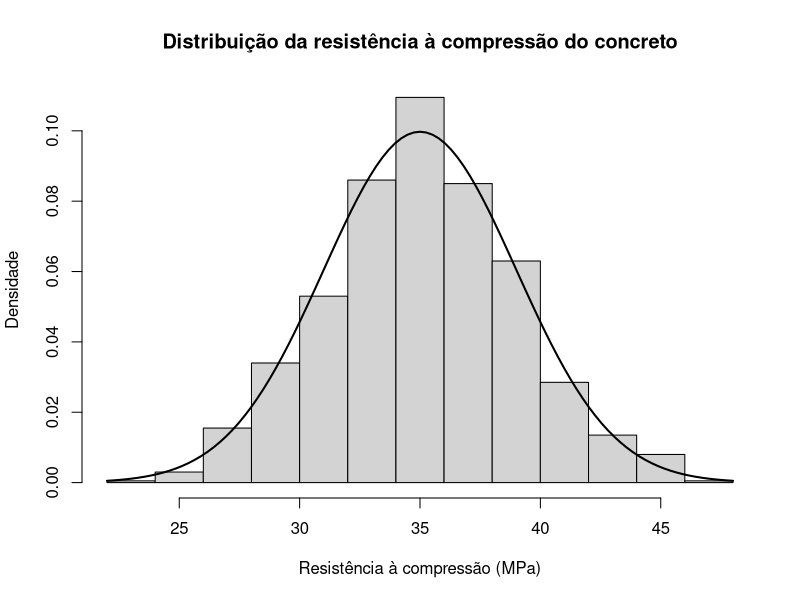
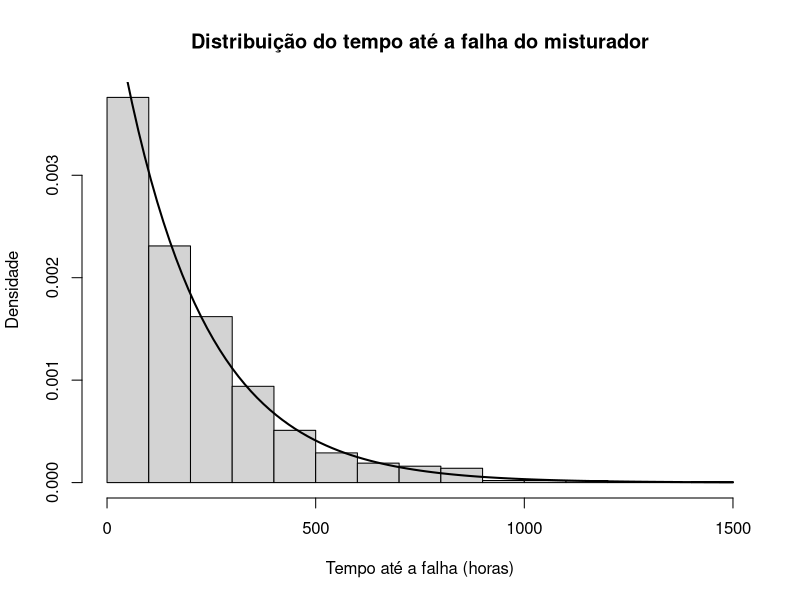
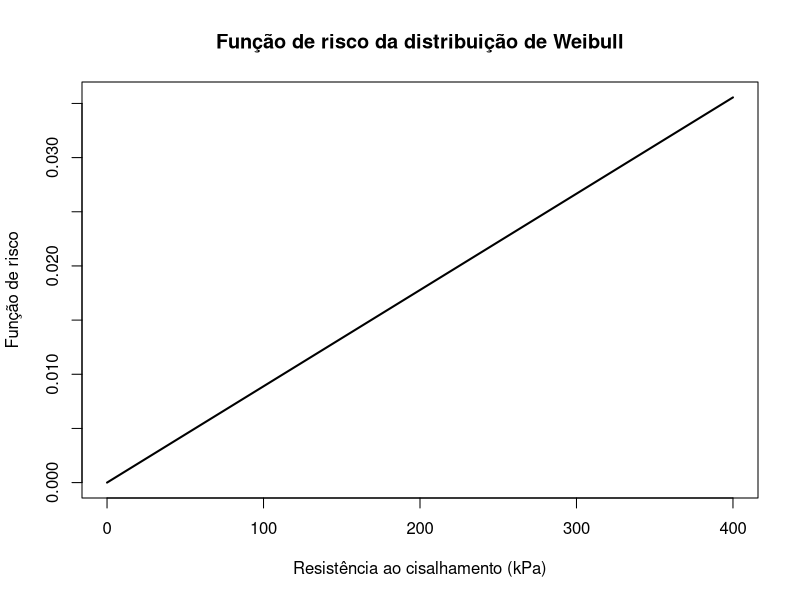
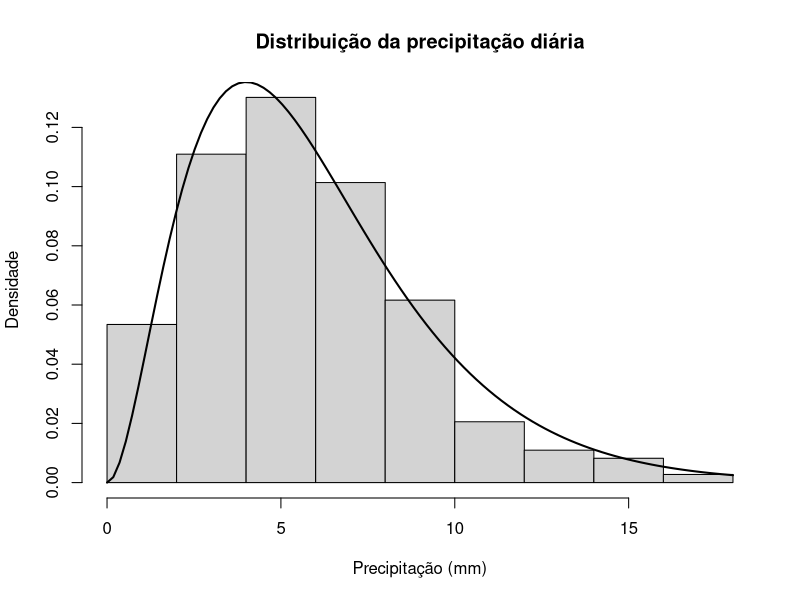

Reproduce these figures in R, in order.
## ---- chunk 1
# a) Probabilidade de a resistência ser inferior a 30 MPa

prob_inferior_30 <- pnorm(
  q = 30,
  mean = 35,
  sd = 4
)


# b) Probabilidade de a resistência estar entre 32 e 38 MPa

prob_32_38 <- pnorm(
  q = 38,
  mean = 35,
  sd = 4
) - pnorm(
  q = 32,
  mean = 35,
  sd = 4
)


# c) Determinação do percentil de 5%

percentil_5 <- qnorm(
  p = 0.05,
  mean = 35,
  sd = 4
)


# d) Probabilidade de a média de 10 amostras ser inferior a 33 MPa

prob_media_33 <- pnorm(
  q = 33,
  mean = 35,
  sd = 4 / sqrt(10)
)


# Organizando os resultados obtidos

resultados_normal <- data.frame(
  Analise = c(
    "Resistência inferior a 30 MPa",
    "Resistência entre 32 e 38 MPa",
    "Percentil de 5%",
    "Média de 10 amostras inferior a 33 MPa"
  ),
  Resultado = c(
    prob_inferior_30 * 100,
    prob_32_38 * 100,
    percentil_5,
    prob_media_33 * 100
  ),
  Unidade = c(
    "%",
    "%",
    "MPa",
    "%"
  )
)


# Apresentando os resultados em formato de tabela

knitr::kable(
  resultados_normal,
  digits = 2,
  col.names = c("Análise", "Resultado", "Unidade"),
  align = "c"
)
## ---- chunk 2
# e) Simulação da distribuição da resistência

# Definindo uma semente para permitir a reprodução dos resultados
set.seed(123)

# Gerando 1.000 valores aleatórios da distribuição Normal
x <- rnorm(
  n = 1000,
  mean = 35,
  sd = 4
)

# Construindo o histograma dos valores simulados
hist(
  x,
  probability = TRUE,
  main = "Distribuição da resistência à compressão do concreto",
  xlab = "Resistência à compressão (MPa)",
  ylab = "Densidade"
)

# Adicionando a curva teórica da distribuição Normal
curve(
  dnorm(x, mean = 35, sd = 4),
  add = TRUE,
  lwd = 2
)
## ---- chunk 3
# a) Probabilidade de nenhuma estaca ser defeituosa

prob_zero <- dbinom(
  x = 0,
  size = 15,
  prob = 0.08
)


# b) Probabilidade de no máximo 2 estacas serem defeituosas

prob_max_2 <- pbinom(
  q = 2,
  size = 15,
  prob = 0.08
)


# c) Probabilidade de 4 ou mais estacas serem defeituosas

prob_4_ou_mais <- 1 - pbinom(
  q = 3,
  size = 15,
  prob = 0.08
)


# d) Esperança e variância do número de estacas defeituosas

esperanca <- 15 * 0.08
variancia <- 15 * 0.08 * (1 - 0.08)


# Organizando os resultados obtidos

resultados_binomial <- data.frame(
  Analise = c(
    "Nenhuma estaca defeituosa",
    "No máximo 2 estacas defeituosas",
    "4 ou mais estacas defeituosas",
    "Esperança",
    "Variância"
  ),
  Resultado = c(
    prob_zero * 100,
    prob_max_2 * 100,
    prob_4_ou_mais * 100,
    esperanca,
    variancia
  ),
  Unidade = c(
    "%",
    "%",
    "%",
    "estaca",
    "estaca²"
  )
)


# Apresentando os resultados em formato de tabela

knitr::kable(
  resultados_binomial,
  digits = 2,
  col.names = c("Análise", "Resultado", "Unidade"),
  align = "c"
)
## ---- chunk 4
# e) Simulação de 500 lotes de estacas

# Definindo uma semente para permitir a reprodução dos resultados
set.seed(123)

# Simulando 500 lotes de 15 estacas
sim <- rbinom(
  n = 500,
  size = 15,
  prob = 0.08
)


# Organizando os resultados simulados e teóricos

tabela_sim <- data.frame(
  "Estacas defeituosas" = 0:15,
  "Frequência simulada" = as.numeric(
    table(factor(sim, levels = 0:15))
  ) / 500,
  "Probabilidade teórica" = dbinom(
    0:15,
    size = 15,
    prob = 0.08
  ),
  check.names = FALSE
)


# Apresentando os resultados em formato de tabela

knitr::kable(
  tabela_sim,
  digits = 4,
  align = "c",
  caption = "Comparação entre as frequências simuladas e as probabilidades teóricas"
)
## ---- chunk 5
# a) Probabilidade de nenhuma fissura em 1 km

prob_zero <- dpois(
  x = 0,
  lambda = 2.5
)


# b) Probabilidade de 3 ou mais fissuras em 1 km

prob_3_ou_mais <- 1 - ppois(
  q = 2,
  lambda = 2.5
)


# c) Probabilidade de ocorrerem entre 1 e 4 fissuras em 1 km

prob_1_4 <- ppois(
  q = 4,
  lambda = 2.5
) - ppois(
  q = 0,
  lambda = 2.5
)


# d) Probabilidade de exatamente 5 fissuras em 2 km

prob_5_fissuras <- dpois(
  x = 5,
  lambda = 5
)


# e) Esperança e variância do número de fissuras

esperanca <- 2.5
variancia <- 2.5


# Organizando os resultados obtidos

resultados_poisson <- data.frame(
  Analise = c(
    "Nenhuma fissura em 1 km",
    "3 ou mais fissuras em 1 km",
    "Entre 1 e 4 fissuras em 1 km",
    "Exatamente 5 fissuras em 2 km",
    "Esperança",
    "Variância"
  ),
  Resultado = c(
    prob_zero * 100,
    prob_3_ou_mais * 100,
    prob_1_4 * 100,
    prob_5_fissuras * 100,
    esperanca,
    variancia
  ),
  Unidade = c(
    "%",
    "%",
    "%",
    "%",
    "fissuras",
    "fissuras²"
  )
)


# Apresentando os resultados em formato de tabela

knitr::kable(
  resultados_poisson,
  digits = 2,
  col.names = c("Análise", "Resultado", "Unidade"),
  align = "c"
)
## ---- chunk 6
# a) Probabilidade de o misturador funcionar por mais de 250 horas

prob_mais_250 <- pexp(
  q = 250,
  rate = 1 / 200,
  lower.tail = FALSE
)


# b) Probabilidade de o misturador falhar antes de 100 horas

prob_menos_100 <- pexp(
  q = 100,
  rate = 1 / 200
)


# c) Determinação da mediana do tempo até a falha

mediana <- qexp(
  p = 0.50,
  rate = 1 / 200
)


# d) Probabilidade de funcionar por pelo menos mais 100 horas,
# considerando que já funcionou durante 150 horas

prob_mais_100 <- pexp(
  q = 100,
  rate = 1 / 200,
  lower.tail = FALSE
)


# Organizando os resultados obtidos

resultados_exponencial <- data.frame(
  Analise = c(
    "Funcionamento superior a 250 horas",
    "Falha antes de 100 horas",
    "Mediana do tempo até a falha",
    "Funcionamento por pelo menos mais 100 horas"
  ),
  Resultado = c(
    prob_mais_250 * 100,
    prob_menos_100 * 100,
    mediana,
    prob_mais_100 * 100
  ),
  Unidade = c(
    "%",
    "%",
    "horas",
    "%"
  )
)


# Apresentando os resultados em formato de tabela

knitr::kable(
  resultados_exponencial,
  digits = 2,
  col.names = c("Análise", "Resultado", "Unidade"),
  align = "c"
)
## ---- chunk 7
# e) Simulação dos tempos até a falha

# Definindo uma semente para permitir a reprodução dos resultados
set.seed(123)

# Gerando 1.000 tempos aleatórios até a falha
tempos <- rexp(
  n = 1000,
  rate = 1 / 200
)

# Construindo o histograma dos valores simulados
hist(
  tempos,
  probability = TRUE,
  main = "Distribuição do tempo até a falha do misturador",
  xlab = "Tempo até a falha (horas)",
  ylab = "Densidade"
)

# Adicionando a curva teórica da distribuição Exponencial
curve(
  dexp(x, rate = 1 / 200),
  add = TRUE,
  lwd = 2
)
## ---- chunk 8
# Definindo os parâmetros da distribuição

forma <- 2
escala <- 150


# a) Probabilidade de a resistência ser inferior a 100 kPa

prob_inferior_100 <- pweibull(
  q = 100,
  shape = forma,
  scale = escala
)


# b) Probabilidade de a resistência estar entre 120 e 200 kPa

prob_120_200 <- pweibull(
  q = 200,
  shape = forma,
  scale = escala
) - pweibull(
  q = 120,
  shape = forma,
  scale = escala
)


# c) Determinação do percentil de 90%

percentil_90 <- qweibull(
  p = 0.90,
  shape = forma,
  scale = escala
)


# d) Média e desvio padrão da resistência

media_weibull <- escala * gamma(
  1 + 1 / forma
)

desvio_weibull <- escala * sqrt(
  gamma(1 + 2 / forma) -
  gamma(1 + 1 / forma)^2
)


# Organizando os resultados obtidos

resultados_weibull <- data.frame(
  Analise = c(
    "Resistência inferior a 100 kPa",
    "Resistência entre 120 e 200 kPa",
    "Percentil de 90%",
    "Média",
    "Desvio padrão"
  ),
  Resultado = c(
    prob_inferior_100 * 100,
    prob_120_200 * 100,
    percentil_90,
    media_weibull,
    desvio_weibull
  ),
  Unidade = c(
    "%",
    "%",
    "kPa",
    "kPa",
    "kPa"
  )
)


# Apresentando os resultados em formato de tabela

knitr::kable(
  resultados_weibull,
  digits = 2,
  col.names = c("Análise", "Resultado", "Unidade"),
  align = "c"
)
## ---- chunk 9
# e) Função de risco da distribuição de Weibull

# Criando uma sequência de valores de resistência
x_seq <- seq(
  from = 0,
  to = 400,
  length.out = 1000
)

# Calculando a função de risco
risco <- (2 / 150) * (x_seq / 150)^(2 - 1)

# Construindo o gráfico da função de risco
plot(
  x_seq,
  risco,
  type = "l",
  lwd = 2,
  main = "Função de risco da distribuição de Weibull",
  xlab = "Resistência ao cisalhamento (kPa)",
  ylab = "Função de risco"
)
## ---- chunk 10
# Definindo os parâmetros da distribuição

forma <- 3
taxa <- 0.5


# a) Probabilidade de precipitação superior a 10 mm

prob_mais_10 <- pgamma(
  q = 10,
  shape = forma,
  rate = taxa,
  lower.tail = FALSE
)


# b) Probabilidade de precipitação entre 5 e 15 mm

prob_5_15 <- pgamma(
  q = 15,
  shape = forma,
  rate = taxa
) - pgamma(
  q = 5,
  shape = forma,
  rate = taxa
)


# c) Determinação do percentil de 95%

percentil_95 <- qgamma(
  p = 0.95,
  shape = forma,
  rate = taxa
)


# d) Esperança e variância da precipitação diária

esperanca_gama <- forma / taxa
variancia_gama <- forma / taxa^2


# Organizando os resultados obtidos

resultados_gama <- data.frame(
  Analise = c(
    "Precipitação superior a 10 mm",
    "Precipitação entre 5 e 15 mm",
    "Percentil de 95%",
    "Esperança",
    "Variância"
  ),
  Resultado = c(
    prob_mais_10 * 100,
    prob_5_15 * 100,
    percentil_95,
    esperanca_gama,
    variancia_gama
  ),
  Unidade = c(
    "%",
    "%",
    "mm",
    "mm",
    "mm²"
  )
)


# Apresentando os resultados em formato de tabela

knitr::kable(
  resultados_gama,
  digits = 2,
  col.names = c("Análise", "Resultado", "Unidade"),
  align = "c"
)
## ---- chunk 11
# e) Simulação de 365 dias de precipitação

# Definindo uma semente para permitir a reprodução dos resultados
set.seed(123)

# Gerando 365 valores de precipitação diária
precipitacao <- rgamma(
  n = 365,
  shape = forma,
  rate = taxa
)

# Construindo o histograma dos valores simulados
hist(
  precipitacao,
  probability = TRUE,
  main = "Distribuição da precipitação diária",
  xlab = "Precipitação (mm)",
  ylab = "Densidade"
)

# Adicionando a curva teórica da distribuição Gama
curve(
  dgamma(x, shape = forma, rate = taxa),
  add = TRUE,
  lwd = 2
)
## ---- chunk 12
# Definindo uma semente para permitir a reprodução dos resultados
set.seed(123)

# Gerando 10.000 valores de resistência à compressão
sim_monte_carlo <- rnorm(
  n = 10000,
  mean = 35,
  sd = 4
)


# Calculando a proporção simulada de resistências inferiores a 30 MPa
prob_simulada <- mean(sim_monte_carlo < 30)


# Calculando a probabilidade teórica
prob_teorica <- pnorm(
  q = 30,
  mean = 35,
  sd = 4
)


# Calculando a diferença entre os resultados
diferenca <- abs(prob_simulada - prob_teorica)


# Organizando os resultados obtidos
resultados_monte_carlo <- data.frame(
  Analise = c(
    "Probabilidade simulada",
    "Probabilidade teórica",
    "Diferença entre os resultados"
  ),
  Resultado = c(
    prob_simulada * 100,
    prob_teorica * 100,
    diferenca * 100
  ),
  Unidade = c(
    "%",
    "%",
    "pontos percentuais"
  )
)


# Apresentando os resultados em formato de tabela
knitr::kable(
  resultados_monte_carlo,
  digits = 2,
  col.names = c("Análise", "Resultado", "Unidade"),
  align = "c"
)
